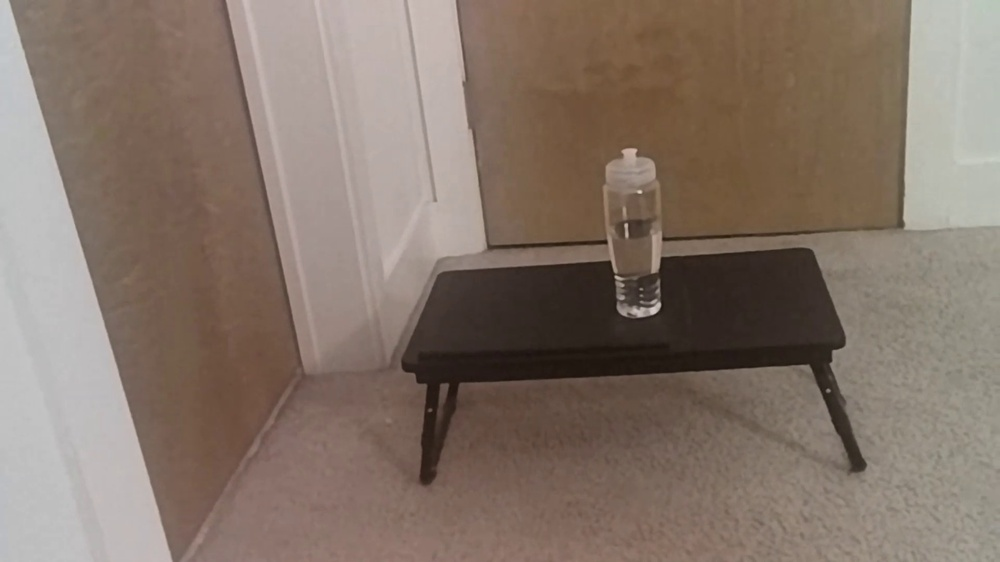
#> input picture Assignment3/Qusetion4/1.jpg, 1000 x 562 px, shrunk from 1920 x 1080 before the run
$ python Assignment3Q4.py
#> lines starting #> are read from the running program, lines starting #| are printed output that depends on the picture; after the words box and inside, x2 and y2 are one past the last pixel; in counts of white or black regions, pixels touching at a corner belong together
import cv2
import matplotlib.pyplot as plt
def objectDetectionFromScratch(img):
#> called with img = '1.jpg'
    image = cv2.imread(img)
#> image is the input picture: shape (562, 1000, 3); mean B, G, R 105.4, 116.9, 132.9
    gray = cv2.cvtColor(image, cv2.COLOR_BGR2GRAY)
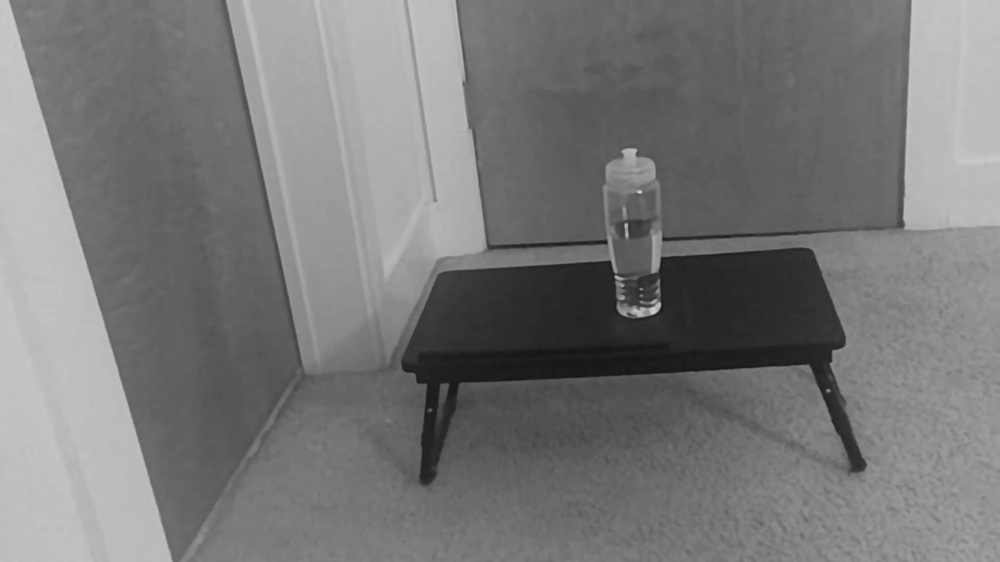
#> gray: shape (562, 1000); min 20, max 208, mean 120.4
    blurred = cv2.GaussianBlur(gray, (3, 3), 0)
    edged = cv2.Canny(blurred, 10, 100)
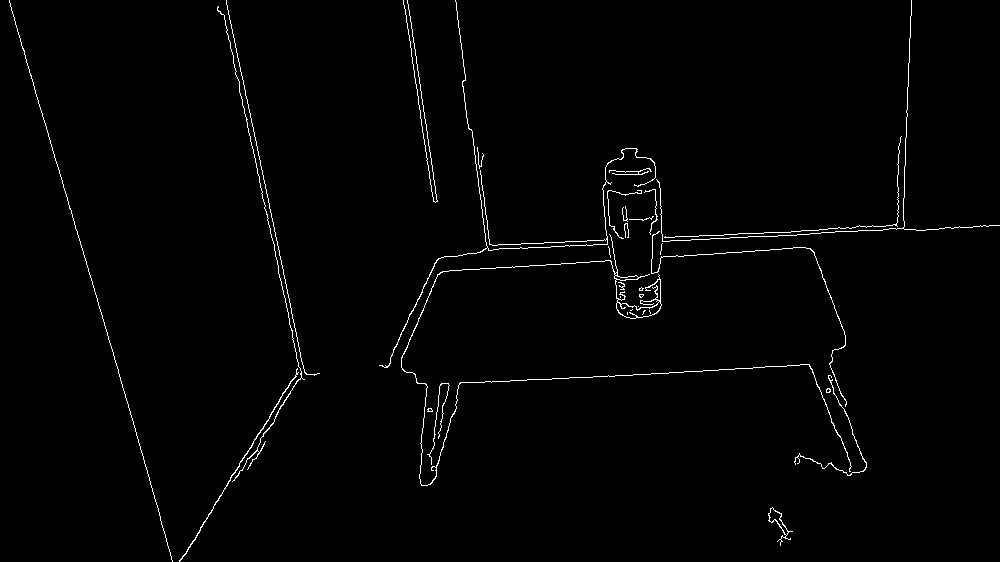
#> edged: shape (562, 1000); 1.3% white in thin lines or dots
    kernel = cv2.getStructuringElement(cv2.MORPH_RECT, (3, 3))
    dilate = cv2.dilate(edged, kernel, iterations=1)
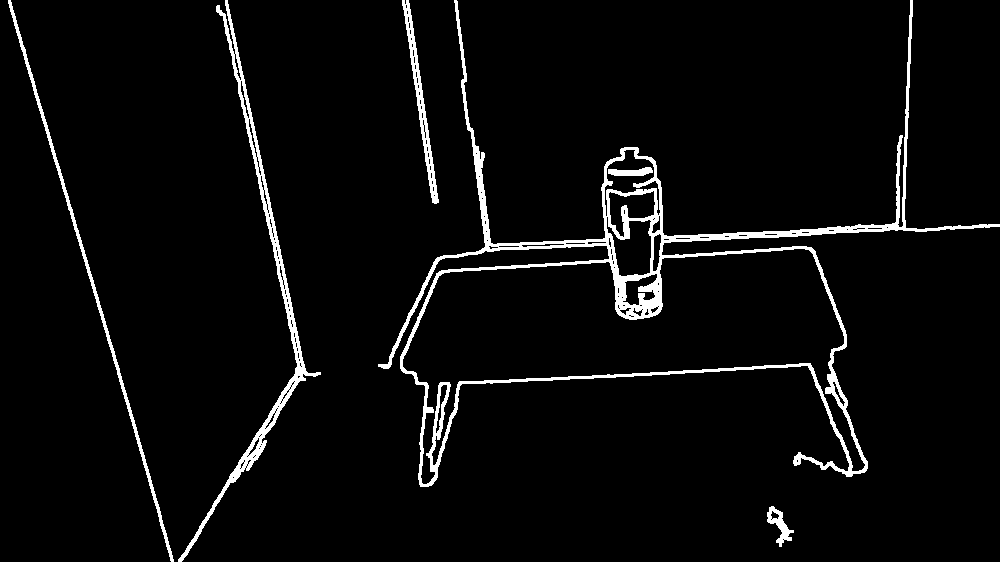
#> dilate: shape (562, 1000); 4.1% white; 6 white regions
    contours, _ = cv2.findContours(dilate, cv2.RETR_EXTERNAL, cv2.CHAIN_APPROX_SIMPLE)
#> contours = 5 contours; box (x1, y1, x2, y2) and area: (378, 0, 1000, 487) 64122, (178, 0, 321, 562) 4058, (8, 0, 174, 562) 1452, (402, 0, 439, 204) 1255, (767, 506, 794, 547) 382
    image_copy = image.copy()
    cv2.drawContours(image_copy, contours, -1, (0, 255, 0), 2)
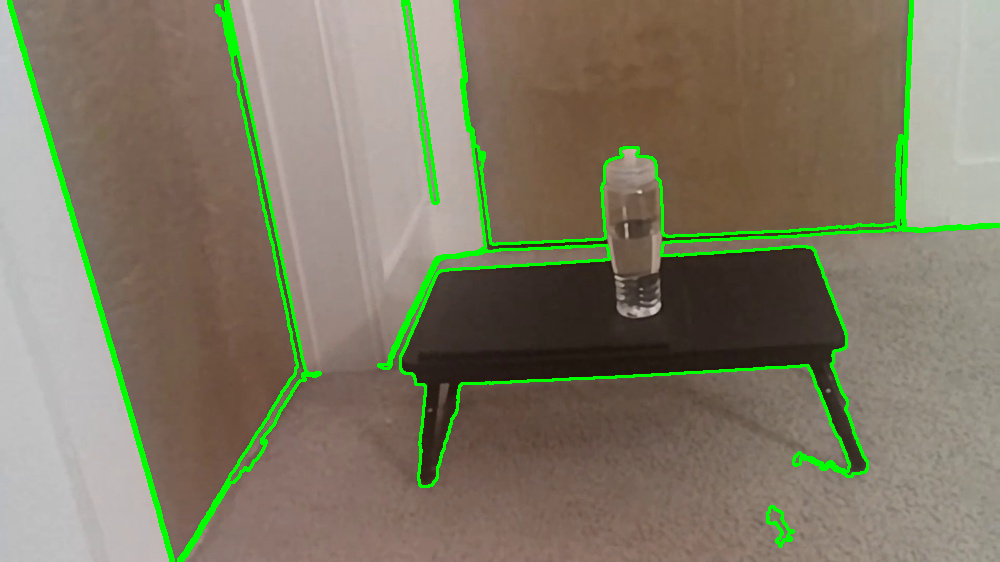
#> image_copy: shape (562, 1000, 3); 4.06% of pixels changed, all inside (x1, y1, x2, y2) = (7, 0, 1000, 562)
    print("objects were found in this image.")
    plt.axis('off')
    plt.imshow(image_copy,cmap='gray', vmin=0, vmax=255)
    plt.show()

img1 = "1.jpg"
img2 = "2.jpg"
objectDetectionFromScratch(img1)
objectDetectionFromScratch(img2)
#> call 2 of objectDetectionFromScratch, with img = '2.jpg'
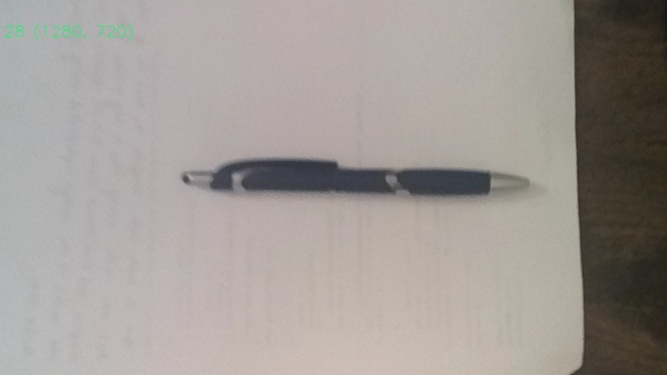
#> input picture Assignment3/Qusetion4/2.jpg, 667 x 375 px, shrunk from 1280 x 720 before the run
#> in objectDetectionFromScratch, image is the input picture: shape (375, 667, 3); mean B, G, R 150.2, 154.7, 161
#> in objectDetectionFromScratch (call 2), `edged = cv2.Canny(blurred, 10, 100)`: edged: shape (375, 667); 0.54% white in thin lines or dots, all inside (x1, y1, x2, y2) = (181, 0, 584, 375)
#> in objectDetectionFromScratch (call 2), `dilate = cv2.dilate(edged, kernel, iterations=1)`:
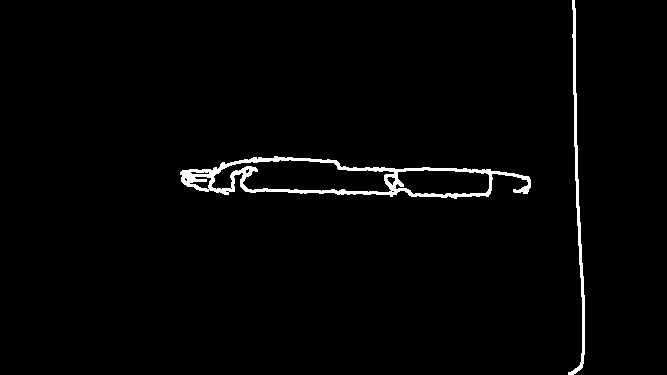
#> dilate: shape (375, 667); 1.8% white; 2 white regions
#> in objectDetectionFromScratch (call 2), `contours, _ = cv2.findContours(dilate, cv2.RETR_EXTERNAL, cv2.CHAIN_AP..`: contours = 2 contours; box (x1, y1, x2, y2) and area: (180, 156, 531, 199) 8760, (568, 0, 585, 375) 810
#> in objectDetectionFromScratch (call 2), `cv2.drawContours(image_copy, contours, -1, (0, 255, 0), 2)`:
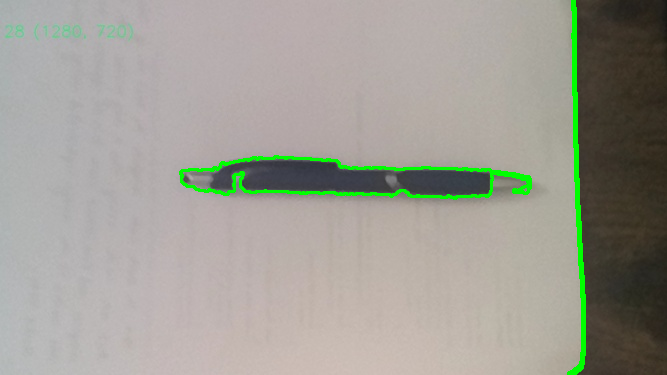
#> image_copy: shape (375, 667, 3); 1.9% of pixels changed, all inside (x1, y1, x2, y2) = (179, 0, 586, 375)
